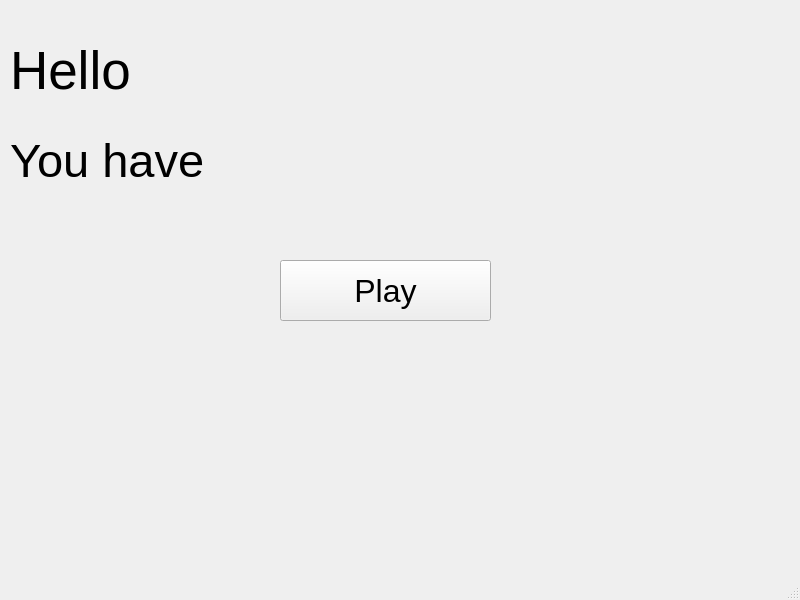
<?xml version="1.0" encoding="UTF-8"?>
<ui version="4.0">
 <class>MainWindow</class>
 <widget class="QMainWindow" name="MainWindow">
  <property name="geometry">
   <rect>
    <x>0</x>
    <y>0</y>
    <width>800</width>
    <height>600</height>
   </rect>
  </property>
  <property name="windowTitle">
   <string>MainWindow</string>
  </property>
  <widget class="QWidget" name="centralwidget">
   <widget class="QLabel" name="label">
    <property name="geometry">
     <rect>
      <x>10</x>
      <y>10</y>
      <width>121</width>
      <height>121</height>
     </rect>
    </property>
    <property name="font">
     <font>
      <pointsize>40</pointsize>
     </font>
    </property>
    <property name="text">
     <string>Hello</string>
    </property>
   </widget>
   <widget class="QLabel" name="label_login">
    <property name="geometry">
     <rect>
      <x>140</x>
      <y>10</y>
      <width>651</width>
      <height>121</height>
     </rect>
    </property>
    <property name="font">
     <font>
      <pointsize>40</pointsize>
     </font>
    </property>
    <property name="text">
     <string/>
    </property>
   </widget>
   <widget class="QLabel" name="label_2">
    <property name="geometry">
     <rect>
      <x>10</x>
      <y>100</y>
      <width>231</width>
      <height>121</height>
     </rect>
    </property>
    <property name="font">
     <font>
      <pointsize>35</pointsize>
     </font>
    </property>
    <property name="text">
     <string>You have</string>
    </property>
   </widget>
   <widget class="QLabel" name="label_win">
    <property name="geometry">
     <rect>
      <x>240</x>
      <y>100</y>
      <width>191</width>
      <height>121</height>
     </rect>
    </property>
    <property name="font">
     <font>
      <pointsize>40</pointsize>
     </font>
    </property>
    <property name="text">
     <string/>
    </property>
   </widget>
   <widget class="QLabel" name="label_draw">
    <property name="geometry">
     <rect>
      <x>430</x>
      <y>100</y>
      <width>171</width>
      <height>121</height>
     </rect>
    </property>
    <property name="font">
     <font>
      <pointsize>40</pointsize>
     </font>
    </property>
    <property name="text">
     <string/>
    </property>
   </widget>
   <widget class="QLabel" name="label_lose">
    <property name="geometry">
     <rect>
      <x>620</x>
      <y>100</y>
      <width>171</width>
      <height>121</height>
     </rect>
    </property>
    <property name="font">
     <font>
      <pointsize>40</pointsize>
     </font>
    </property>
    <property name="text">
     <string/>
    </property>
   </widget>
   <widget class="QPushButton" name="btn_play">
    <property name="enabled">
     <bool>true</bool>
    </property>
    <property name="geometry">
     <rect>
      <x>280</x>
      <y>260</y>
      <width>211</width>
      <height>61</height>
     </rect>
    </property>
    <property name="font">
     <font>
      <pointsize>24</pointsize>
     </font>
    </property>
    <property name="text">
     <string>Play</string>
    </property>
   </widget>
   <widget class="QLabel" name="label_status">
    <property name="geometry">
     <rect>
      <x>220</x>
      <y>370</y>
      <width>351</width>
      <height>91</height>
     </rect>
    </property>
    <property name="font">
     <font>
      <pointsize>31</pointsize>
     </font>
    </property>
    <property name="contextMenuPolicy">
     <enum>Qt::DefaultContextMenu</enum>
    </property>
    <property name="text">
     <string/>
    </property>
    <property name="textFormat">
     <enum>Qt::AutoText</enum>
    </property>
    <property name="alignment">
     <set>Qt::AlignCenter</set>
    </property>
   </widget>
  </widget>
  <widget class="QMenuBar" name="menubar">
   <property name="geometry">
    <rect>
     <x>0</x>
     <y>0</y>
     <width>800</width>
     <height>21</height>
    </rect>
   </property>
  </widget>
  <widget class="QStatusBar" name="statusbar"/>
 </widget>
 <resources/>
 <connections/>
</ui>
